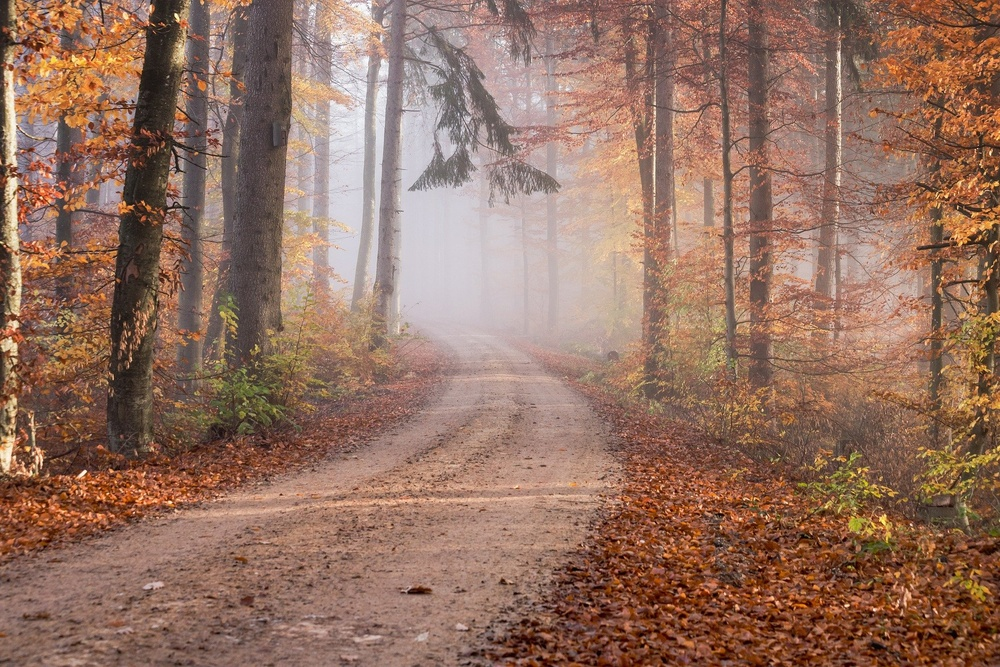
#> input picture images/forest-5724397_1920.jpg, 1000 x 667 px, shrunk from 1920 x 1280 before the run, found by its file name
$ jupyter execute --allow-errors CVAssignment.ipynb   (shell and % lines are left out)
#> lines starting #> are read from the running program, lines starting #| are printed output that depends on the picture
<a href="https://colab.research.google.com/github/hkbharath/ComputerVision/blob/main/CVAssignment.ipynb" target="_parent"></a>

[cell 1]
#fetch all necessary imports
from sklearn.linear_model import LogisticRegression
from sklearn.decomposition import PCA
import numpy as np
import matplotlib.pyplot as plt
import cv2
import os

**TASK A** - PCA for Image reconstruction

1. In the below code `compute_pca` calculates principal components for 16x16 non-overlapping patches from the image https://pixabay.com/photos/forest-path-trees-leaves-fog-5724397/. And tries to reconstruct the image with `k=10` and `k=100`, where `k` is the number of principal components, in order of experienced varience, used for reconstruction of the image. Reconstructed image will be saved as `forest_R10.jpg` for `k=10` and `forest_R100.jpg` for `k=100` in the folder specifed in the variable `image_folder`.

2. Function `plot_components` plots the first 10 principle components calculated from PCA in the previous. Each component is saved as `16x16` JPG image format with name `forest_PC<component number>.jpg`, where `<component number>` is numbered in the order based on variance along that principal component. So, `forest_PC1.jpg` is the image correspronding to first principal component and so on.

[cell 2]
# Function to break the images to small 16x16 patches
def create_patches(orig_img, chunk_size):
  h_idx=0
  w_idx=0
  image_chunks = []
  (img_h, img_w) = orig_img.shape

  while h_idx < img_h:
    w_idx = 0
    while w_idx < img_w:
      chunk = orig_img[h_idx:min(h_idx+chunk_size[0], img_h),
                      w_idx:min(w_idx+chunk_size[1], img_w)]
      image_chunks.append(np.array(chunk, dtype=np.uint8).flatten())
      w_idx = w_idx+chunk_size[1]
    h_idx = h_idx+chunk_size[0]

  return image_chunks

# Function to combine the small 16x16 patches to reconstruct the image
def combine_patches(image_chunks, img_h, img_w, chunk_size):
  img_rec = np.zeros((img_h, img_w))
  h_idx = 0
  w_idx = 0
  chunk_idx = 0

  while h_idx < img_h:
    w_idx = 0
    while w_idx < img_w:
      chunk_rec_img = np.reshape(image_chunks[chunk_idx], [chunk_size[0], chunk_size[1]])
      img_rec[h_idx:min(h_idx+chunk_size[0], img_h),
              w_idx:min(w_idx+chunk_size[1], img_w)] = chunk_rec_img
      chunk_idx = chunk_idx+1;
      w_idx = w_idx+chunk_size[1]
    h_idx = h_idx+chunk_size[0]

  return img_rec

#Function to recreate a the image using k principal components
def compute_pca(img_data, chunk_size, k=100):
  (img_h, img_w) = img_data.shape

  #break the image intp 16x16 patches
  image_chunks = create_patches(img_data, chunk_size)

  #Calculate PCA
  pca = PCA(n_components=k)
  img_pca = pca.fit_transform(image_chunks)
  img_trans = pca.inverse_transform(img_pca)

  # [11 lines of commented-out code are left out]
  img_rec = combine_patches(img_trans, img_h, img_w, chunk_size)

  # print("Shape of the principal component: ", end="")
  # print(pca.components_[0].shape)
  return (img_rec, pca.components_[:10])

#Function to plot the principal components calculated for an image
def plot_components(pca_comps, image_folder):
  plt.figure(figsize=(16,4))
  is_title_added = False
  #fig, axes = plt.subplots(1,10,figsize=(16,16),subplot_kw={'xticks':[], 'yticks':[]},gridspec_kw=dict(hspace=0.01, wspace=0.01))
  for i,pca_comp in enumerate(pca_comps):
    plt.subplot(1, 10, i+1);
    plt.imshow(pca_comps[i].reshape(16,16),cmap="gray")
    if not is_title_added:
      plt.title("First %d principal components"%(len(pca_comps)))
      is_title_added = True
    # [5 lines of commented-out code are left out]
    plt.imsave(os.path.join(image_folder, "forest_PC%d.jpg"%(i+1)), pca_comps[i].reshape(16,16), cmap="gray")

[cell 3]
# Magic of PCA starts here

image_folder = "/content/drive/My Drive/TCDMSc/Computer Vision/Mid-Term Assignment/"
image_file = os.path.join(image_folder, "forest-5724397_1920.jpg")
raw_data = cv2.imread(image_file)
#> raw_data is the input picture: shape (667, 1000, 3); mean B, G, R 96.6, 113.2, 148.4
gray_img = cv2.cvtColor(raw_data, cv2.COLOR_BGR2GRAY)
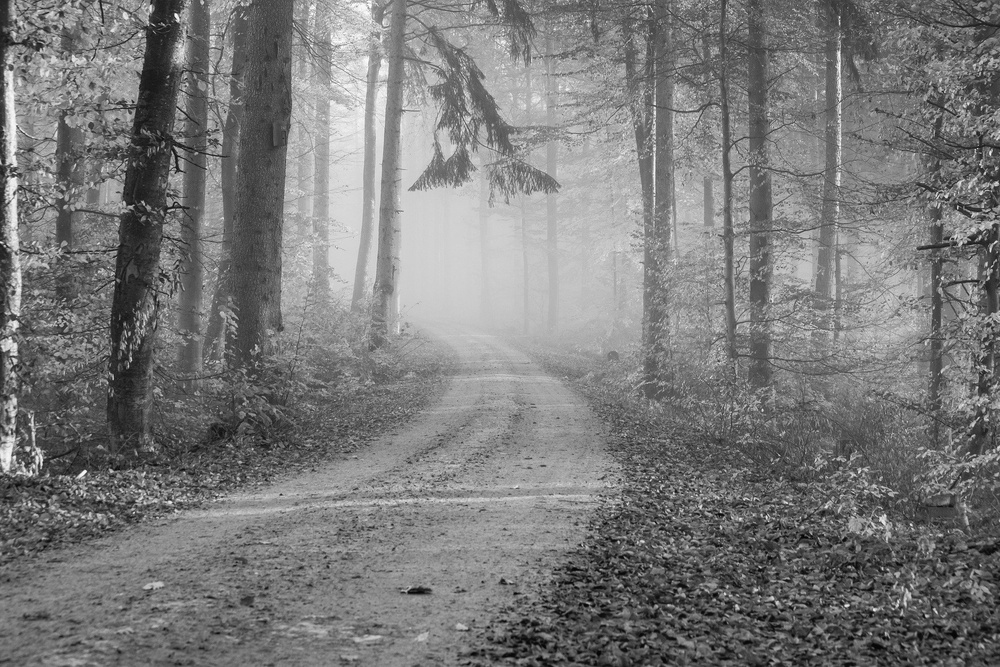
#> gray_img: shape (667, 1000); min 2, max 254, mean 121.8

plt.figure(figsize=(24,16))
plt.subplot(2,2,1);
plt.imshow(gray_img,cmap="gray");
plt.title("Original Image")

chunk_size = [16,16]
k_list = [10, 100]
pca_img_ist = []
pca_comps = None

#> (the rest of this cell did not finish here and is left out)

3. Best `k` can be selected based on accuracy requiremnts of the reconstrcuted image. We can plot the graph of cummulative sum of variance ratios achived with increasing the number of principal components. Graph *Cumulative Variance plotted against Function of the Number of Components*, plotted below shows that for the selected forest image, we can reconstruct this image with 97% accuracy using only 136 principal components. Reconstructed image using `k=136` has been saved with name `forest_R136.jpg` in the folder selected in `image_folder` before.

[cell 4]
def find_best_k(img_data, chunk_size):
  (img_h, img_w) = img_data.shape
#> img_h = 667; img_w = 1000

  #break the image intp 16x16 patches
  image_chunks = create_patches(img_data, chunk_size)
#> image_chunks = 2646 items

  #Calculate PCA
  pca = PCA()
  img_pca = pca.fit_transform(image_chunks)

  tv = sum(pca.explained_variance_)
  var_percent = [(evar/tv)*100 for evar in sorted(pca.explained_variance_, reverse=True)]

  cum_var = np.cumsum(var_percent)

  plt.figure(figsize=(10, 5))
  plt.step(range(0, chunk_size[0]*chunk_size[1]), cum_var, where='mid',label='cumulative explained variance')
  plt.title('Cumulative Variance plotted against Function of the Number of Components')
  plt.ylabel('Cumulative variance')
  plt.xlabel('Principal components')
  plt.axhline(y = 97, color='k', linestyle='--', label = '97% Explained Variance')
  plt.axvline(x = 136, color='c', linestyle='--', label = 'Best k')
  plt.legend(loc='best')
  plt.show()

#> (the rest of this cell did not finish here and is left out)
